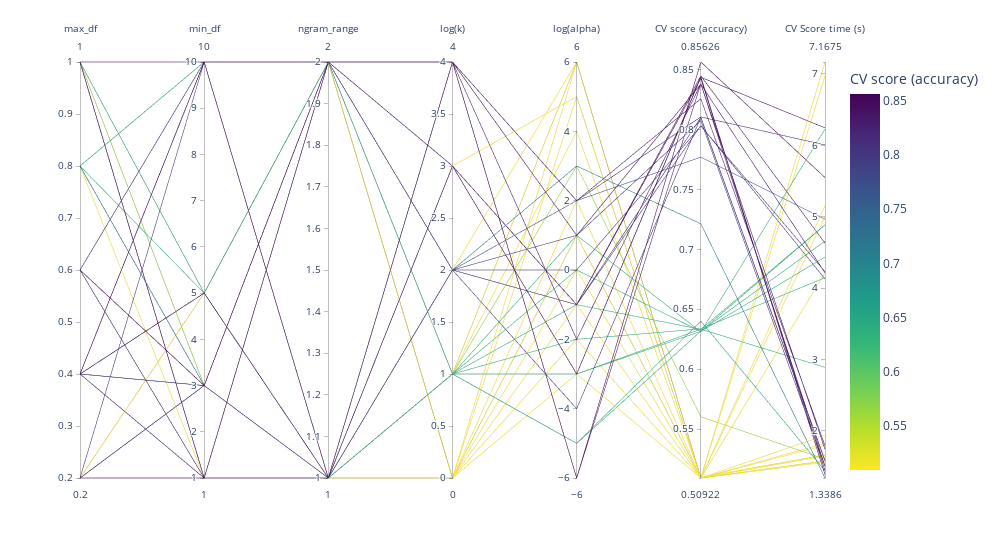

The code cell stored with this chart in its notebook:
### Code cell
import math
import pandas
import plotly.express as px

def shorten_param(param_name):
    """Remove components' prefixes in param_name."""
    if "__" in param_name:
        return param_name.rsplit("__", 1)[1]
    return param_name

cv_results = pandas.DataFrame(random_search.cv_results_)
cv_results = cv_results.rename(shorten_param, axis=1)
param_names = [shorten_param(name) for name in parameter_grid.keys()]
labels = {
    "mean_score_time": "CV Score time (s)",
    "mean_test_score": "CV score (accuracy)",
    "alpha": "log(alpha)",
    "k": "log(k)"
}

column_results = param_names + ["mean_test_score", "mean_score_time"]

transform_funcs = dict.fromkeys(column_results, lambda x: x)
# Using a logarithmic scale for alpha
transform_funcs["alpha"] = math.log10
# Using a logarithmic scale for k
transform_funcs["k"] = math.log10
# Unigrams are mapped to index 1 and bigrams to index 2
transform_funcs["ngram_range"] = lambda x: x[1]

fig = px.parallel_coordinates(
    cv_results[column_results].apply(transform_funcs),
    color="mean_test_score",
    color_continuous_scale=px.colors.sequential.Viridis_r,
    labels=labels,
    width=1000
)
fig

### Figure 1 — Plotly figure (JSON) as saved in the notebook; plotly's stock layout.template omitted (floating-point values rounded to 4 significant figures)
{"data": [{"dimensions": [{"label": "max_df", "values": [0.2, 0.2, 0.2, 1, 0.6, 0.4, 0.4, 0.6, 0.6, 0.8, 0.2, 0.4, 1, 0.2, 1, 1, 1, 0.4, 0.4, 0.2, 0.8, 0.4, 0.4, 0.6, 0.2, 0.2, 0.8, 0.4, 0.8, 0.4, 1, 0.2, 0.4, 1, 0.6, 0.8, 1, 0.8, 0.6, 0.4]}, {"label": "min_df", "values": [5, 5, 3, 5, 3, 3, 1, 3, 10, 3, 3, 10, 1, 3, 5, 1, 10, 5, 3, 1, 10, 3, 10, 1, 3, 1, 1, 1, 10, 10, 1, 10, 5, 3, 1, 5, 3, 3, 10, 5]}, {"label": "ngram_range", "values": [1, 1, 2, 1, 2, 2, 1, 2, 1, 1, 1, 1, 1, 2, 2, 1, 2, 1, 1, 2, 2, 1, 2, 1, 2, 1, 1, 2, 2, 2, 1, 1, 2, 1, 2, 2, 1, 2, 2, 2]}, {"label": "log(k)", "values": [1, 3, 4, 0, 4, 2, 4, 0, 0, 2, 1, 3, 3, 0, 1, 0, 4, 4, 2, 3, 1, 1, 2, 2, 1, 0, 0, 1, 0, 3, 4, 2, 0, 2, 1, 1, 1, 1, 2, 1]}, {"label": "log(alpha)", "values": [4, 5, 2, -3, -6, 2, 2, 0, 1, 3, -5, -1, -3, 5, -5, -2, 1, -2, 1, -3, -2, 6, 0, -1, -1, 6, -1, 6, 1, -1, -6, -4, 2, 6, 1, 0, 3, -3, -1, -3]}, {"label": "CV score (accuracy)", "values": [0.51, 0.5092, 0.8105, 0.5092, 0.8563, 0.7769, 0.8256, 0.5092, 0.5092, 0.7213, 0.64, 0.8426, 0.844, 0.5092, 0.6317, 0.5092, 0.8378, 0.838, 0.8074, 0.8435, 0.6336, 0.5092, 0.8028, 0.8099, 0.6333, 0.5092, 0.5092, 0.5092, 0.5092, 0.8447, 0.8382, 0.8101, 0.5092, 0.5092, 0.6311, 0.6315, 0.5603, 0.6316, 0.8032, 0.6334]}, {"label": "CV Score time (s)", "values": [1.659, 1.56, 6.005, 1.648, 5.549, 4.964, 1.789, 4.998, 1.824, 1.339, 1.441, 1.441, 1.385, 6.975, 4.658, 1.798, 4.212, 1.741, 1.5, 6.245, 4.145, 1.666, 4.229, 1.578, 4.885, 1.936, 1.576, 7.167, 5.149, 4.629, 1.502, 1.584, 4.215, 1.58, 6.227, 4.435, 1.604, 4.885, 4.127, 2.889]}], "domain": {"x": [0, 1], "y": [0, 1]}, "line": {"color": [0.51, 0.5092, 0.8105, 0.5092, 0.8563, 0.7769, 0.8256, 0.5092, 0.5092, 0.7213, 0.64, 0.8426, 0.844, 0.5092, 0.6317, 0.5092, 0.8378, 0.838, 0.8074, 0.8435, 0.6336, 0.5092, 0.8028, 0.8099, 0.6333, 0.5092, 0.5092, 0.5092, 0.5092, 0.8447, 0.8382, 0.8101, 0.5092, 0.5092, 0.6311, 0.6315, 0.5603, 0.6316, 0.8032, 0.6334], "coloraxis": "coloraxis"}, "name": "", "type": "parcoords"}], "layout": {"coloraxis": {"colorbar": {"title": {"text": "CV score (accuracy)"}}, "colorscale": [[0, "#fde725"], [0.1111, "#b5de2b"], [0.2222, "#6ece58"], [0.3333, "#35b779"], [0.4444, "#1f9e89"], [0.5556, "#26828e"], [0.6667, "#31688e"], [0.7778, "#3e4989"], [0.8889, "#482878"], [1, "#440154"]]}, "legend": {"tracegroupgap": 0}, "margin": {"t": 60}, "width": 1000}}
